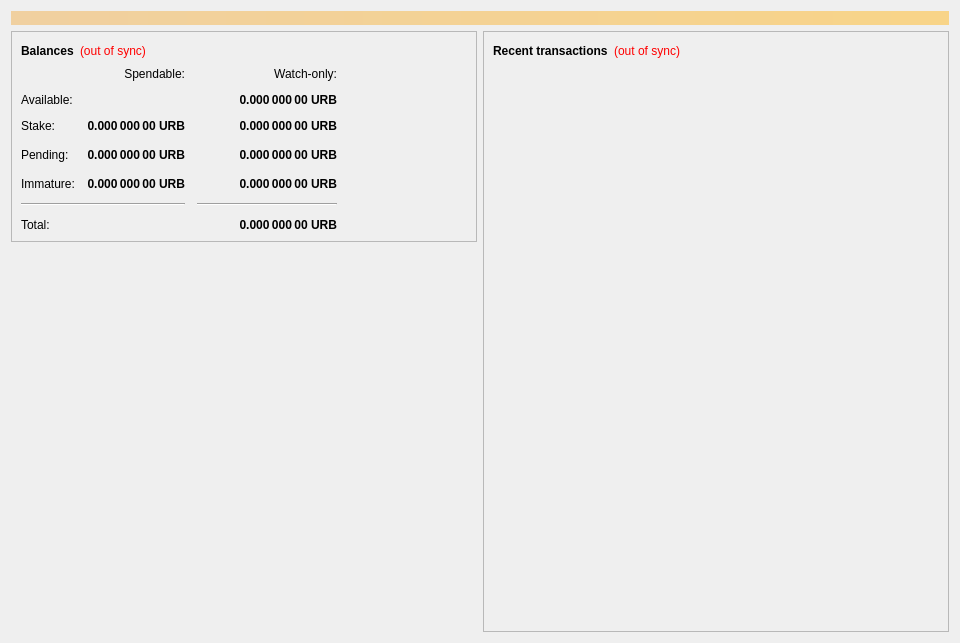
<?xml version="1.0" encoding="UTF-8"?>
<ui version="4.0">
 <class>OverviewPage</class>
 <widget class="QWidget" name="OverviewPage">
  <property name="geometry">
   <rect>
    <x>0</x>
    <y>0</y>
    <width>960</width>
    <height>643</height>
   </rect>
  </property>
  <property name="minimumSize">
   <size>
    <width>960</width>
    <height>0</height>
   </size>
  </property>
  <property name="windowTitle">
   <string>Form</string>
  </property>
  <layout class="QVBoxLayout" name="topLayout">
   <item>
    <widget class="QLabel" name="labelAlerts">
     <property name="visible">
      <bool>false</bool>
     </property>
     <property name="styleSheet">
      <string notr="true">background-color: qlineargradient(x1: 0, y1: 0, x2: 1, y2: 0, stop:0 #F0D0A0, stop:1 #F8D488); color:#000000;</string>
     </property>
     <property name="wordWrap">
      <bool>true</bool>
     </property>
     <property name="margin">
      <number>3</number>
     </property>
    </widget>
   </item>
   <item>
    <layout class="QHBoxLayout" name="horizontalLayout" stretch="1,1">
     <item>
      <layout class="QVBoxLayout" name="verticalLayout_2">
       <item>
        <widget class="QFrame" name="frame">
         <property name="frameShape">
          <enum>QFrame::StyledPanel</enum>
         </property>
         <property name="frameShadow">
          <enum>QFrame::Raised</enum>
         </property>
         <layout class="QVBoxLayout" name="verticalLayout_4">
          <item>
           <layout class="QHBoxLayout" name="horizontalLayout_4">
            <item>
             <widget class="QLabel" name="label_5">
              <property name="font">
               <font>
                <weight>75</weight>
                <bold>true</bold>
               </font>
              </property>
              <property name="text">
               <string>Balances</string>
              </property>
             </widget>
            </item>
            <item>
             <widget class="QLabel" name="labelWalletStatus">
              <property name="cursor">
               <cursorShape>WhatsThisCursor</cursorShape>
              </property>
              <property name="toolTip">
               <string>The displayed information may be out of date. Your wallet automatically synchronizes with the Urbexs network after a connection is established, but this process has not completed yet.</string>
              </property>
              <property name="styleSheet">
               <string notr="true">QLabel { color: red; }</string>
              </property>
              <property name="text">
               <string notr="true">(out of sync)</string>
              </property>
              <property name="alignment">
               <set>Qt::AlignLeading|Qt::AlignLeft|Qt::AlignVCenter</set>
              </property>
             </widget>
            </item>
            <item>
             <spacer name="horizontalSpacer_3">
              <property name="orientation">
               <enum>Qt::Horizontal</enum>
              </property>
              <property name="sizeHint" stdset="0">
               <size>
                <width>40</width>
                <height>20</height>
               </size>
              </property>
             </spacer>
            </item>
           </layout>
          </item>
          <item>
           <layout class="QGridLayout" name="gridLayout">
            <property name="spacing">
             <number>12</number>
            </property>
            <item row="3" column="2">
             <widget class="QLabel" name="labelWatchPending">
              <property name="font">
               <font>
                <weight>75</weight>
                <bold>true</bold>
               </font>
              </property>
              <property name="cursor">
               <cursorShape>IBeamCursor</cursorShape>
              </property>
              <property name="toolTip">
               <string>Unconfirmed transactions to watch-only addresses</string>
              </property>
              <property name="text">
               <string notr="true">0.000 000 00 URB</string>
              </property>
              <property name="alignment">
               <set>Qt::AlignRight|Qt::AlignTrailing|Qt::AlignVCenter</set>
              </property>
              <property name="textInteractionFlags">
               <set>Qt::LinksAccessibleByMouse|Qt::TextSelectableByKeyboard|Qt::TextSelectableByMouse</set>
              </property>
             </widget>
            </item>
            <item row="3" column="1">
             <widget class="QLabel" name="labelUnconfirmed">
              <property name="font">
               <font>
                <weight>75</weight>
                <bold>true</bold>
               </font>
              </property>
              <property name="cursor">
               <cursorShape>IBeamCursor</cursorShape>
              </property>
              <property name="toolTip">
               <string>Total of transactions that have yet to be confirmed, and do not yet count toward the spendable balance</string>
              </property>
              <property name="text">
               <string notr="true">0.000 000 00 URB</string>
              </property>
              <property name="alignment">
               <set>Qt::AlignRight|Qt::AlignTrailing|Qt::AlignVCenter</set>
              </property>
              <property name="textInteractionFlags">
               <set>Qt::LinksAccessibleByMouse|Qt::TextSelectableByKeyboard|Qt::TextSelectableByMouse</set>
              </property>
             </widget>
            </item>
            <item row="4" column="2">
             <widget class="QLabel" name="labelWatchImmature">
              <property name="font">
               <font>
                <weight>75</weight>
                <bold>true</bold>
               </font>
              </property>
              <property name="cursor">
               <cursorShape>IBeamCursor</cursorShape>
              </property>
              <property name="toolTip">
               <string>Mined balance in watch-only addresses that has not yet matured</string>
              </property>
              <property name="text">
               <string notr="true">0.000 000 00 URB</string>
              </property>
              <property name="alignment">
               <set>Qt::AlignRight|Qt::AlignTrailing|Qt::AlignVCenter</set>
              </property>
              <property name="textInteractionFlags">
               <set>Qt::LinksAccessibleByMouse|Qt::TextSelectableByKeyboard|Qt::TextSelectableByMouse</set>
              </property>
             </widget>
            </item>
            <item row="5" column="0" colspan="2">
             <widget class="Line" name="lineSpendableBalance">
              <property name="sizePolicy">
               <sizepolicy hsizetype="MinimumExpanding" vsizetype="Fixed">
                <horstretch>0</horstretch>
                <verstretch>0</verstretch>
               </sizepolicy>
              </property>
              <property name="orientation">
               <enum>Qt::Horizontal</enum>
              </property>
             </widget>
            </item>
            <item row="5" column="2">
             <widget class="Line" name="lineWatchBalance">
              <property name="sizePolicy">
               <sizepolicy hsizetype="Preferred" vsizetype="Fixed">
                <horstretch>0</horstretch>
                <verstretch>0</verstretch>
               </sizepolicy>
              </property>
              <property name="minimumSize">
               <size>
                <width>140</width>
                <height>0</height>
               </size>
              </property>
              <property name="orientation">
               <enum>Qt::Horizontal</enum>
              </property>
             </widget>
            </item>
            <item row="6" column="0">
             <widget class="QLabel" name="labelTotalText">
              <property name="text">
               <string>Total:</string>
              </property>
             </widget>
            </item>
            <item row="4" column="1">
             <widget class="QLabel" name="labelImmature">
              <property name="font">
               <font>
                <weight>75</weight>
                <bold>true</bold>
               </font>
              </property>
              <property name="cursor">
               <cursorShape>IBeamCursor</cursorShape>
              </property>
              <property name="toolTip">
               <string>Mined balance that has not yet matured</string>
              </property>
              <property name="text">
               <string notr="true">0.000 000 00 URB</string>
              </property>
              <property name="alignment">
               <set>Qt::AlignRight|Qt::AlignTrailing|Qt::AlignVCenter</set>
              </property>
              <property name="textInteractionFlags">
               <set>Qt::LinksAccessibleByMouse|Qt::TextSelectableByKeyboard|Qt::TextSelectableByMouse</set>
              </property>
             </widget>
            </item>
            <item row="3" column="3">
             <spacer name="horizontalSpacer_2">
              <property name="orientation">
               <enum>Qt::Horizontal</enum>
              </property>
              <property name="sizeHint" stdset="0">
               <size>
                <width>40</width>
                <height>20</height>
               </size>
              </property>
             </spacer>
            </item>
            <item row="4" column="0">
             <widget class="QLabel" name="labelImmatureText">
              <property name="text">
               <string>Immature:</string>
              </property>
             </widget>
            </item>
            <item row="6" column="1">
             <widget class="QLabel" name="labelTotal">
              <property name="font">
               <font>
                <weight>75</weight>
                <bold>true</bold>
               </font>
              </property>
              <property name="cursor">
               <cursorShape>IBeamCursor</cursorShape>
              </property>
              <property name="toolTip">
               <string>Your current total balance</string>
              </property>
              <property name="text">
               <string/>
              </property>
              <property name="alignment">
               <set>Qt::AlignRight|Qt::AlignTrailing|Qt::AlignVCenter</set>
              </property>
              <property name="textInteractionFlags">
               <set>Qt::LinksAccessibleByMouse|Qt::TextSelectableByKeyboard|Qt::TextSelectableByMouse</set>
              </property>
             </widget>
            </item>
            <item row="6" column="2">
             <widget class="QLabel" name="labelWatchTotal">
              <property name="font">
               <font>
                <weight>75</weight>
                <bold>true</bold>
               </font>
              </property>
              <property name="cursor">
               <cursorShape>IBeamCursor</cursorShape>
              </property>
              <property name="toolTip">
               <string>Current total balance in watch-only addresses</string>
              </property>
              <property name="text">
               <string notr="true">0.000 000 00 URB</string>
              </property>
              <property name="alignment">
               <set>Qt::AlignRight|Qt::AlignTrailing|Qt::AlignVCenter</set>
              </property>
              <property name="textInteractionFlags">
               <set>Qt::LinksAccessibleByMouse|Qt::TextSelectableByKeyboard|Qt::TextSelectableByMouse</set>
              </property>
             </widget>
            </item>
            <item row="0" column="2">
             <widget class="QLabel" name="labelWatchonly">
              <property name="text">
               <string>Watch-only:</string>
              </property>
              <property name="alignment">
               <set>Qt::AlignRight|Qt::AlignTrailing|Qt::AlignVCenter</set>
              </property>
             </widget>
            </item>
            <item row="1" column="0">
             <widget class="QLabel" name="labelBalanceText">
              <property name="text">
               <string>Available:</string>
              </property>
             </widget>
            </item>
            <item row="2" column="0">
             <widget class="QLabel" name="label_10">
              <property name="text">
               <string>Stake:</string>
              </property>
             </widget>
            </item>
            <item row="2" column="1">
             <widget class="QLabel" name="labelStake">
              <property name="font">
               <font>
                <weight>75</weight>
                <bold>true</bold>
               </font>
              </property>
              <property name="cursor">
               <cursorShape>IBeamCursor</cursorShape>
              </property>
              <property name="toolTip">
               <string>Total of coins that was staked, and do not yet count toward the current balance</string>
              </property>
              <property name="text">
               <string notr="true">0.000 000 00 URB</string>
              </property>
              <property name="alignment">
               <set>Qt::AlignRight|Qt::AlignTrailing|Qt::AlignVCenter</set>
              </property>
              <property name="textInteractionFlags">
               <set>Qt::LinksAccessibleByMouse|Qt::TextSelectableByKeyboard|Qt::TextSelectableByMouse</set>
              </property>
             </widget>
            </item>
            <item row="2" column="2">
             <widget class="QLabel" name="labelWatchStake">
              <property name="font">
               <font>
                <weight>75</weight>
                <bold>true</bold>
               </font>
              </property>
              <property name="cursor">
               <cursorShape>IBeamCursor</cursorShape>
              </property>
              <property name="toolTip">
               <string>Total of coins that was staked in watch-only addresses, and do not yet count toward the current watch-only balance</string>
              </property>
              <property name="text">
               <string notr="true">0.000 000 00 URB</string>
              </property>
              <property name="alignment">
               <set>Qt::AlignRight|Qt::AlignTrailing|Qt::AlignVCenter</set>
              </property>
              <property name="textInteractionFlags">
               <set>Qt::LinksAccessibleByMouse|Qt::TextSelectableByKeyboard|Qt::TextSelectableByMouse</set>
              </property>
             </widget>
            </item>
            <item row="1" column="2">
             <widget class="QLabel" name="labelWatchAvailable">
              <property name="font">
               <font>
                <weight>75</weight>
                <bold>true</bold>
               </font>
              </property>
              <property name="cursor">
               <cursorShape>IBeamCursor</cursorShape>
              </property>
              <property name="toolTip">
               <string>Your current balance in watch-only addresses</string>
              </property>
              <property name="text">
               <string notr="true">0.000 000 00 URB</string>
              </property>
              <property name="alignment">
               <set>Qt::AlignRight|Qt::AlignTrailing|Qt::AlignVCenter</set>
              </property>
              <property name="textInteractionFlags">
               <set>Qt::LinksAccessibleByMouse|Qt::TextSelectableByKeyboard|Qt::TextSelectableByMouse</set>
              </property>
             </widget>
            </item>
            <item row="3" column="0">
             <widget class="QLabel" name="labelPendingText">
              <property name="text">
               <string>Pending:</string>
              </property>
             </widget>
            </item>
            <item row="0" column="1">
             <widget class="QLabel" name="labelSpendable">
              <property name="text">
               <string>Spendable:</string>
              </property>
              <property name="alignment">
               <set>Qt::AlignRight|Qt::AlignTrailing|Qt::AlignVCenter</set>
              </property>
             </widget>
            </item>
            <item row="1" column="1">
             <widget class="QLabel" name="labelBalance">
              <property name="font">
               <font>
                <weight>75</weight>
                <bold>true</bold>
               </font>
              </property>
              <property name="cursor">
               <cursorShape>IBeamCursor</cursorShape>
              </property>
              <property name="toolTip">
               <string>Your current spendable balance</string>
              </property>
              <property name="text">
               <string notr="true"/>
              </property>
              <property name="alignment">
               <set>Qt::AlignRight|Qt::AlignTrailing|Qt::AlignVCenter</set>
              </property>
              <property name="textInteractionFlags">
               <set>Qt::LinksAccessibleByMouse|Qt::TextSelectableByKeyboard|Qt::TextSelectableByMouse</set>
              </property>
             </widget>
            </item>
           </layout>
          </item>
         </layout>
        </widget>
       </item>
       <item>
        <spacer name="verticalSpacer">
         <property name="orientation">
          <enum>Qt::Vertical</enum>
         </property>
         <property name="sizeHint" stdset="0">
          <size>
           <width>20</width>
           <height>40</height>
          </size>
         </property>
        </spacer>
       </item>
       <item>
        <widget class="QLabel" name="label">
         <property name="text">
          <string/>
         </property>
         <property name="pixmap">
          <pixmap resource="../bitcoin.qrc">:/images/overview</pixmap>
         </property>
         <property name="scaledContents">
          <bool>false</bool>
         </property>
         <property name="alignment">
          <set>Qt::AlignCenter</set>
         </property>
         <property name="wordWrap">
          <bool>false</bool>
         </property>
        </widget>
       </item>
      </layout>
     </item>
     <item>
      <layout class="QVBoxLayout" name="verticalLayout_3">
       <item>
        <widget class="QFrame" name="frame_2">
         <property name="frameShape">
          <enum>QFrame::StyledPanel</enum>
         </property>
         <property name="frameShadow">
          <enum>QFrame::Raised</enum>
         </property>
         <layout class="QVBoxLayout" name="verticalLayout">
          <item>
           <layout class="QHBoxLayout" name="horizontalLayout_2">
            <item>
             <widget class="QLabel" name="label_4">
              <property name="font">
               <font>
                <weight>75</weight>
                <bold>true</bold>
               </font>
              </property>
              <property name="text">
               <string>Recent transactions</string>
              </property>
             </widget>
            </item>
            <item>
             <widget class="QLabel" name="labelTransactionsStatus">
              <property name="cursor">
               <cursorShape>WhatsThisCursor</cursorShape>
              </property>
              <property name="toolTip">
               <string>The displayed information may be out of date. Your wallet automatically synchronizes with the Urbexs network after a connection is established, but this process has not completed yet.</string>
              </property>
              <property name="styleSheet">
               <string notr="true">QLabel { color: red; }</string>
              </property>
              <property name="text">
               <string notr="true">(out of sync)</string>
              </property>
              <property name="alignment">
               <set>Qt::AlignRight|Qt::AlignTrailing|Qt::AlignVCenter</set>
              </property>
             </widget>
            </item>
            <item>
             <spacer name="horizontalSpacer">
              <property name="orientation">
               <enum>Qt::Horizontal</enum>
              </property>
              <property name="sizeHint" stdset="0">
               <size>
                <width>40</width>
                <height>20</height>
               </size>
              </property>
             </spacer>
            </item>
           </layout>
          </item>
          <item>
           <widget class="QListView" name="listTransactions">
            <property name="styleSheet">
             <string notr="true">QListView { background: transparent; }</string>
            </property>
            <property name="frameShape">
             <enum>QFrame::NoFrame</enum>
            </property>
            <property name="verticalScrollBarPolicy">
             <enum>Qt::ScrollBarAlwaysOff</enum>
            </property>
            <property name="horizontalScrollBarPolicy">
             <enum>Qt::ScrollBarAlwaysOff</enum>
            </property>
            <property name="selectionMode">
             <enum>QAbstractItemView::NoSelection</enum>
            </property>
           </widget>
          </item>
         </layout>
        </widget>
       </item>
      </layout>
     </item>
    </layout>
   </item>
  </layout>
 </widget>
 <resources>
  <include location="../bitcoin.qrc"/>
 </resources>
 <connections/>
</ui>
